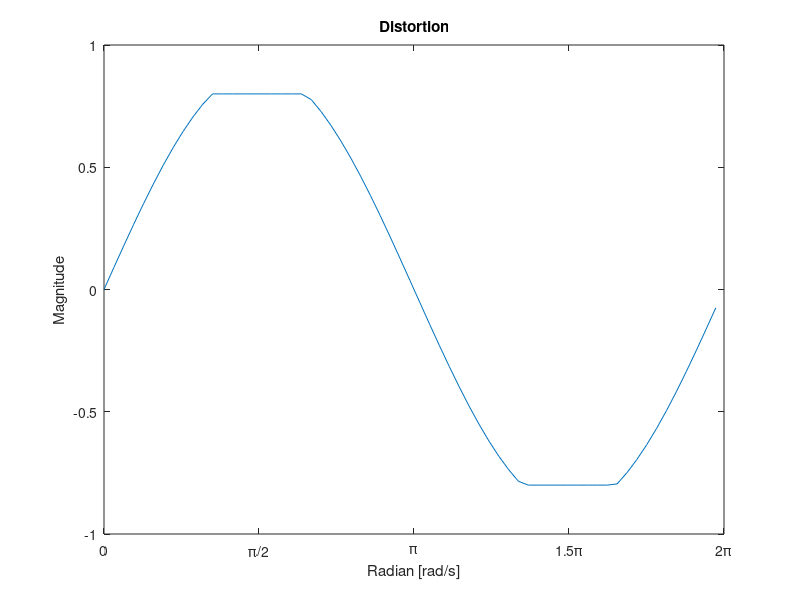

MATLAB code to generate this figure:
x = 0 : .1 : 2*pi; 
y = .9*sin(x); 

y(find(y > .8)) = .8; 
y(find(y < -.8)) = -.8; 
plot(x,y)
xticks([ 0 pi/2 pi 1.5*pi 2*pi])
xticklabels({'0','\pi/2','\pi','1.5\pi','2\pi'})
axis([0 2*pi -1 1])
xlabel('Radian [rad/s]')
ylabel('Magnitude')
title('Distortion')